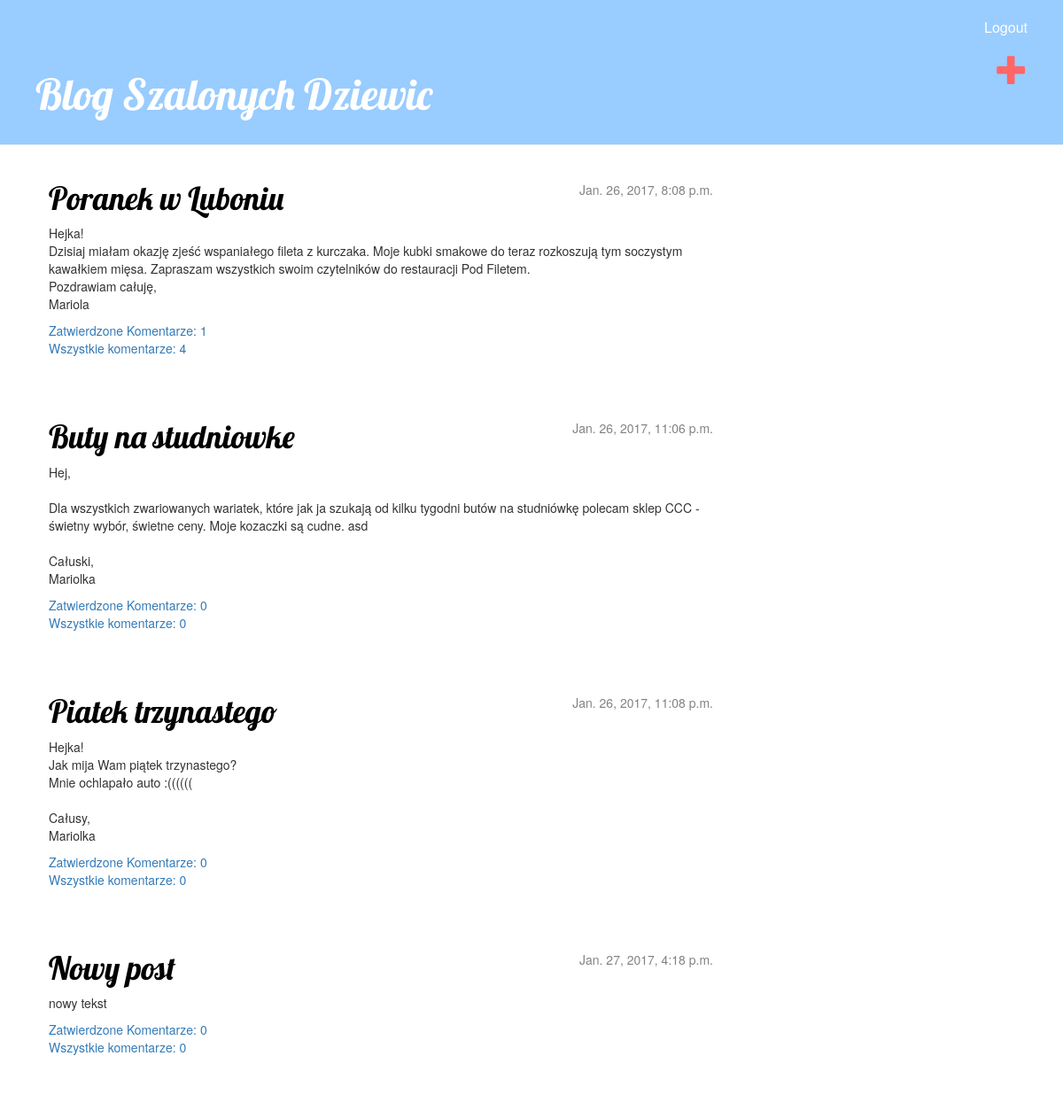
The app's page / (signed in) with its own data.
### blog/models.py (models this page shows, shortened)
class Post(models.Model):
    author = models.ForeignKey('auth.User')
    title = models.CharField(max_length=200)
    text = models.TextField()
    created_date = models.DateTimeField(
            default=timezone.now)
    published_date = models.DateTimeField(
            blank=True, null=True)
    image = models.FileField(null=True, blank=True)
    def approved_comments(self):
        return self.comments.filter(approved_comment=True)

### blog/views.py (the view)
# urls.py: url(r'^$', views.post_list, name='post_list'),
def post_list(request):
    posts = Post.objects.filter(published_date__lte=timezone.now()).order_by('published_date')
    return render(request, 'blog/post_list.html', {'posts': posts})

### blog/templates/blog/post_list.html
{% extends 'blog/base.html' %}
{% block content %}
    {% for post in posts %}
        <div class="post">
            <div class="date">
                {{ post.published_date }}
            </div>
            <h1><a href="{% url 'post_detail' pk=post.pk %}">{{ post.title }}</a></h1>
            <p>{{ post.text|linebreaksbr }}</p>
            {% if request.user.groups.all.0.name == 'Redaktorzy' or request.user.username == 'admin' %}
            <a href="{% url 'post_detail' pk=post.pk %}">Zatwierdzone Komentarze: {{ post.approved_comments.count }}</a><br>
             <a href="{% url 'post_detail' pk=post.pk %}">Wszystkie komentarze: {{ post.comments.count}}</a><br>
            {% else %}
             <a href="{% url 'post_detail' pk=post.pk %}">Komentarze: {{ post.approved_comments.count }}</a><br>
            {% endif %}
        </div>
    {% endfor %}
{% endblock content %}

### static/css/blog.css (style rules this page uses)
h1, h2, h3, h4 { font-family: 'Lobster', cursive; }
.date { float: right; color: #828282; }
.post { margin-bottom: 70px; }
.post h1 a, .post h1 a:visited { color: #000000; }

### records on screen
Post: published_date "Jan. 26, 2017, 8:08 p.m.", title "Poranek w Luboniu", text "Hejka! Dzisiaj miałam okazję zjeść wspaniałego fileta z kurczaka. Moje kubki smakowe do teraz rozkoszują tym soczystym kawałkiem mięsa. Zapraszam wszystkich swoim czytelników do restauracji Pod Filetem. Pozdrawiam całuję, Mariola", approved_comments.count "1", comments.count "4"
Post: published_date "Jan. 26, 2017, 11:06 p.m.", title "Buty na studniowke", text "Hej, Dla wszystkich zwariowanych wariatek, które jak ja szukają od kilku tygodni butów na studniówkę polecam sklep CCC - świetny wybór, świetne ceny. Moje kozaczki są cudne. asd Całuski, Mariolka", approved_comments.count "0", comments.count "0"
Post: published_date "Jan. 26, 2017, 11:08 p.m.", title "Piatek trzynastego", text "Hejka! Jak mija Wam piątek trzynastego? Mnie ochlapało auto :(((((( Całusy, Mariolka", approved_comments.count "0", comments.count "0"
Post: published_date "Jan. 27, 2017, 4:18 p.m.", title "Nowy post", text "nowy tekst", approved_comments.count "0", comments.count "0"
